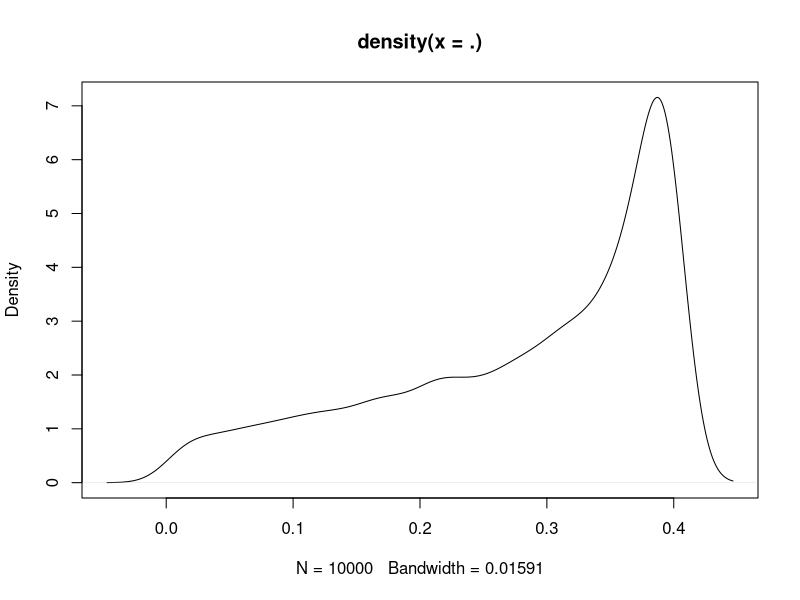

The R script that drew this image:
## ---- chunk 1
x <- rnorm(10000, 0, 1)
length(x[x > -1.96*sd(x) & x < 1.96*sd(x)])/length(x)
## ---- chunk 2
require(dplyr)
x <- rnorm(10000, 0, 1)

dnorm(x) %>%
  density %>%
  plot()
